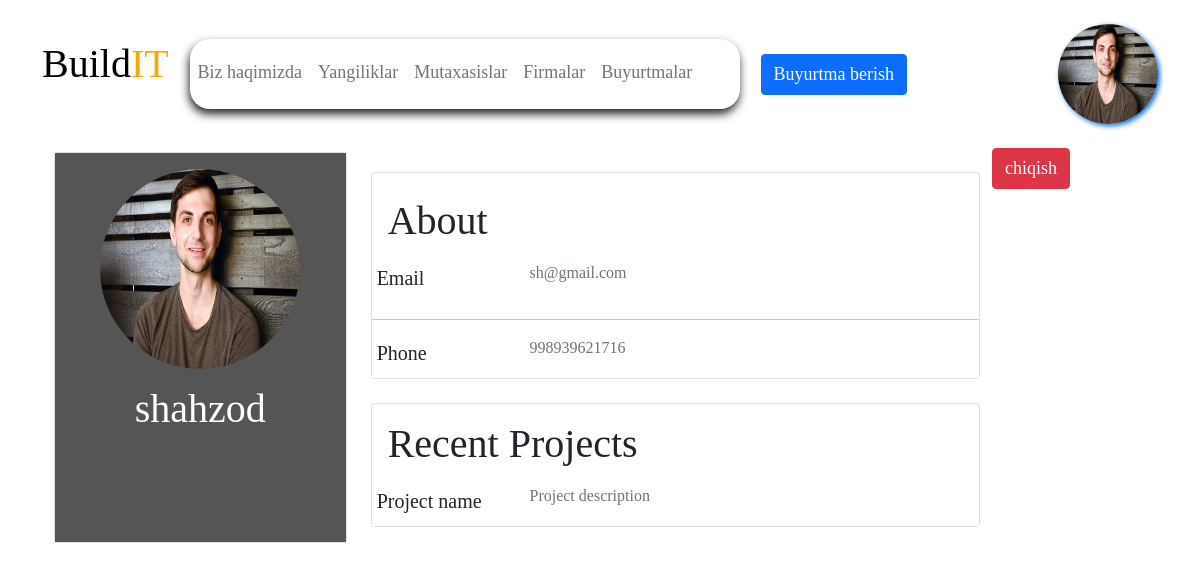
Page /profile/ (signed in) on the committed database.
### accounts/models.py (models this page shows)
class AddUser(AbstractUser):
    telefon = models.CharField(max_length=30, null=True, blank=True)
    profile_photo = models.ImageField(upload_to='images/', null=True, blank=True)

### pages/views.py (the view)
# urls.py: path('profile/', Profile.as_view(), name='profile'),
class Profile(TemplateView):
    template_name = 'profile.html'

### templates/profile.html (shortened to what this page needs)
<!DOCTYPE html>
<html lang="en">
<head>
</head>
<body>
{% extends 'base.html' %}
{% block content %}
{% if user.is_authenticated %}
    <div class="a2">
        <a style="font-size:18px" class="btn btn-danger" href="{% url 'logout' %}">chiqish</a>
    </div>
{% endif %}
<div class="container">
        <div class="row">
            <div class="col-md-4 mt-1">
                <div class="card text-center sidebar">
                    <div class="card-body">
                        {% if user.is_authenticated %}
                            <img src="{{user.profile_photo.url}}" width="200px" height="200px" class="image">
                        {% endif %}
                        <div class="mt-3">
                            <h1>{{user.username}}</h1>
                        </div>
                    </div>
                </div>
            </div>
            <div class="col-md-8 mt-4">
               <div class="card mb-4 content">
                   <h1 class="m-3 pt-2">About</h1>
                    <div class="card-body1">
                        <div class="row">
                            <div class="col-md-3">
                                <h5 style="padding: 5px;">Email</h5>
                            </div>
                            <div class="col-md-9 text-secondary">
                                {{user.email}}
                            </div>
                        </div>
                        <hr>
                        <div class="row">
                           <div class="col-md-3">
                             <h5 style="padding: 5px;">Phone</h5>
                           </div>
                           <div class="col-md-9 text-secondary">
                               {{user.telefon}}
                           </div>
                        </div>
                    </div>
               </div>
               <div class="card mb-3 content">
                   <h1 class="m-3">Recent Projects</h1>
                   <div class="card-body1">
                       <div class="row">
                           <div class="col-md-3">
                               <h5 style="padding: 5px;">Project name</h5>
                           </div>
                           <div class="col-md-9 text-secondary">
                               Project description
                            </div>
                        </div>
                    </div>
                </div>
            </div>
        </div>
    </div>
{% endblock content %}

### templates/base.html (shortened to what this page needs)
{% load static %}
<!DOCTYPE html>
<html lang="en">
<head>
    <link href="https://cdn.jsdelivr.net/npm/bootstrap@5.1.3/dist/css/bootstrap.min.css" rel="stylesheet">
</head>
<body>
    <div  class="container align-items-center">
        <nav class="navbar navbar-expand-sm navbar-light w-100 my-3 fixed-top-sm d-flex justify-content-between">
            <a style="display: flex;text-decoration: none;" href="/" class="logo">
                <h1 style="color: black;height: 60px;">Build</h1>
                <h1 style="color: orange;height: 60px;">IT</h1>
            </a>
            {% if user.is_authenticated %}
            <ul class="navbar-nav">
                <li class="nav-item"><a href="{% url 'about' %}" class="nav-link">Biz haqimizda</a></li>
                <li class="nav-item"><a href="{% url 'news' %}" class="nav-link">Yangiliklar</a></li>
                <li class="nav-item"><a href="{% url 'mutaxasis' %}" class="nav-link"> Mutaxasislar</a></li>
                <li class="nav-item"><a href="{% url 'firmalar' %}" class="nav-link"> Firmalar</a></li>
                <li class="nav-item"><a href="{% url 'buyurtmalar' %}" class="nav-link"> Buyurtmalar</a></li>
            </ul>
                <div class="a2">
                    <a style="font-size:18px" class="btn btn-primary" href="{% url 'chooseone' %}">Buyurtma berish</a>
                </div>
                <a class="profile" href="{% url 'profile' %}">
                    <img width="100px" draggable="false" src="{{user.profile_photo.url}}" class="loaded">
                </a>
            {% endif %}
        </nav>
    </div>
    {% block content %}
    {% endblock content %}
</body>
</html>

### templates/profile.html (style rules this page uses)
body { margin-top: 20; background-color: lightgrey; }
.sidebar { background-color: #333; color: white; height: 100%; }
.card { position: relative; display: flex; flex-direction: column; }
.content { background-color: whitesmoke; }
.card-body { background-color: #555; }
.card-body1 { background-color: white; }
.a2 { margin-right: 130px; float: right; }
.image { border-radius: 100px; }

### templates/base.html (style rules this page uses)
body { font-family: "Poppins"; }
.nav-item { transition: 0.3s ease-in-out; }
.navbar-nav { border-radius: 20px; background-color: white; width: 550px; height: 70px; box-shadow: -1px 5px 10px; }
.navbar-nav a { margin: 10px 0; padding: 10px; font-size: 18px; font-family: Cambria, Cochin, Georgia, Times, 'Times New Roman', serif; }
.nav-link { border-radius: 110px; }
.loaded { height: 100px; transition: 0.4s ease-in-out; border-radius: 50px; margin: auto; box-shadow: 2px 2px 5px; }

### rows in the picture
AddUser: profile_photo (picture), username "shahzod", email "sh@gmail.com", telefon "998939621716"
